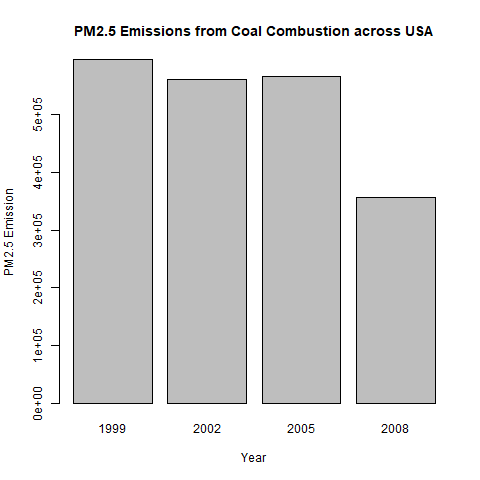

Here is the R script that generated this plot:
# Across the United States, how have emissions from
# coal combustion-related sources changed from 1999–2008?

library(stringr)

data <- get_data()
coal_combustion_sources <- get_classes() %>%
  filter(str_detect(Short.Name, "Coal"))
coal_combustion_scc <- coal_combustion_classes$SCC

total_coal_combustion <- data %>%
  filter(SCC %in% coal_combustion_scc) %>%
  group_by(year) %>%
  summarise(total = sum(Emissions))

png("plot4.png")
barplot(total ~ year, data = total_coal_combustion,
  xlab = "Year", ylab = "PM2.5 Emission",
  main = "PM2.5 Emissions from Coal Combustion across USA")
dev.off()
